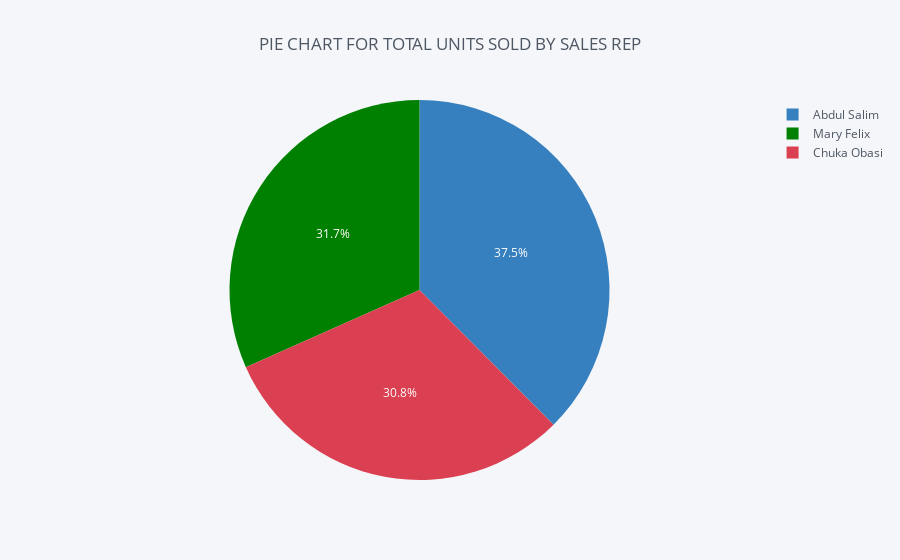

The code cell stored with this chart in its notebook:
### Code cell
sales.iplot(kind="pie", labels="SalesRep", values= "UnitsSold", colors = ["red", "green", "blue"],
title="PIE CHART FOR TOTAL UNITS SOLD BY SALES REP")

### Figure 1 — Plotly figure (JSON) as saved in the notebook; plotly's stock layout.template omitted (floating-point values rounded to 4 significant figures)
{"data": [{"labels": ["Chuka Obasi", "Mary Felix", "Abdul Salim", "Chuka Obasi", "Mary Felix", "Abdul Salim", "Mary Felix", "Abdul Salim", "Chuka Obasi", "Mary Felix", "Abdul Salim", "Abdul Salim", "Mary Felix", "Abdul Salim", "Mary Felix", "Abdul Salim", "Mary Felix", "Mary Felix", "Mary Felix", "Abdul Salim", "Abdul Salim", "Chuka Obasi", "Mary Felix", "Mary Felix", "Chuka Obasi", "Chuka Obasi", "Chuka Obasi", "Mary Felix", "Mary Felix", "Chuka Obasi", "Mary Felix", "Chuka Obasi", "Chuka Obasi", "Abdul Salim", "Mary Felix", "Abdul Salim", "Abdul Salim", "Mary Felix", "Mary Felix", "Abdul Salim", "Mary Felix", "Mary Felix", "Chuka Obasi", "Abdul Salim", "Mary Felix", "Chuka Obasi", "Abdul Salim", "Mary Felix", "Chuka Obasi", "Mary Felix", "Mary Felix", "Abdul Salim", "Mary Felix", "Chuka Obasi", "Mary Felix", "Chuka Obasi", "Abdul Salim", "Abdul Salim", "Abdul Salim", "Abdul Salim", "Abdul Salim", "Chuka Obasi", "Chuka Obasi", "Abdul Salim", "Mary Felix", "Mary Felix", "Chuka Obasi", "Mary Felix", "Abdul Salim", "Chuka Obasi", "Abdul Salim", "Chuka Obasi", "Chuka Obasi", "Chuka Obasi", "Abdul Salim", "Abdul Salim", "Abdul Salim", "Abdul Salim", "Abdul Salim", "Chuka Obasi", "Mary Felix", "Mary Felix", "Mary Felix", "Abdul Salim", "Mary Felix", "Mary Felix", "Abdul Salim", "Abdul Salim", "Mary Felix", "Mary Felix", "Chuka Obasi", "Abdul Salim", "Chuka Obasi", "Abdul Salim", "Abdul Salim", "Chuka Obasi", "Chuka Obasi", "Abdul Salim", "Abdul Salim", "Abdul Salim", "Abdul Salim", "Chuka Obasi", "Chuka Obasi", "Chuka Obasi", "Chuka Obasi", "Abdul Salim", "Mary Felix", "Mary Felix", "Chuka Obasi", "Mary Felix"], "marker": {"colors": ["rgba(219, 64, 82, 1.0)", "rgba(0, 128, 0, 1.0)", "rgba(55, 128, 191, 1.0)", "rgba(55, 128, 191, 0.9781818181818183)", "rgba(219, 64, 82, 0.9781818181818183)", "rgba(0, 128, 0, 0.9781818181818183)", "rgba(0, 128, 0, 0.9563636363636363)", "rgba(55, 128, 191, 0.9563636363636363)", "rgba(219, 64, 82, 0.9563636363636363)", "rgba(219, 64, 82, 0.9345454545454546)", "rgba(0, 128, 0, 0.9345454545454546)", "rgba(55, 128, 191, 0.9345454545454546)", "rgba(55, 128, 191, 0.9127272727272726)", "rgba(219, 64, 82, 0.9127272727272726)", "rgba(0, 128, 0, 0.9127272727272726)", "rgba(0, 128, 0, 0.8909090909090909)", "rgba(55, 128, 191, 0.8909090909090909)", "rgba(219, 64, 82, 0.8909090909090909)", "rgba(219, 64, 82, 0.8690909090909091)", "rgba(0, 128, 0, 0.8690909090909091)", "rgba(55, 128, 191, 0.8690909090909091)", "rgba(55, 128, 191, 0.8472727272727272)", "rgba(219, 64, 82, 0.8472727272727272)", "rgba(0, 128, 0, 0.8472727272727272)", "rgba(0, 128, 0, 0.8254545454545454)", "rgba(55, 128, 191, 0.8254545454545454)", "rgba(219, 64, 82, 0.8254545454545454)", "rgba(219, 64, 82, 0.8036363636363637)", "rgba(0, 128, 0, 0.8036363636363637)", "rgba(55, 128, 191, 0.8036363636363637)", "rgba(55, 128, 191, 0.7818181818181817)", "rgba(219, 64, 82, 0.7818181818181817)", "rgba(0, 128, 0, 0.7818181818181817)", "rgba(0, 128, 0, 0.76)", "rgba(55, 128, 191, 0.76)", "rgba(219, 64, 82, 0.76)", "rgba(219, 64, 82, 0.738181818181818)", "rgba(0, 128, 0, 0.738181818181818)", "rgba(55, 128, 191, 0.738181818181818)", "rgba(55, 128, 191, 0.7163636363636363)", "rgba(219, 64, 82, 0.7163636363636363)", "rgba(0, 128, 0, 0.7163636363636363)", "rgba(0, 128, 0, 0.6945454545454546)", "rgba(55, 128, 191, 0.6945454545454546)", "rgba(219, 64, 82, 0.6945454545454546)", "rgba(219, 64, 82, 0.6727272727272726)", "rgba(0, 128, 0, 0.6727272727272726)", "rgba(55, 128, 191, 0.6727272727272726)", "rgba(55, 128, 191, 0.6509090909090909)", "rgba(219, 64, 82, 0.6509090909090909)", "rgba(0, 128, 0, 0.6509090909090909)", "rgba(0, 128, 0, 0.6290909090909089)", "rgba(55, 128, 191, 0.6290909090909089)", "rgba(219, 64, 82, 0.6290909090909089)", "rgba(219, 64, 82, 0.6072727272727272)", "rgba(0, 128, 0, 0.6072727272727272)", "rgba(55, 128, 191, 0.6072727272727272)", "rgba(55, 128, 191, 0.5854545454545454)", "rgba(219, 64, 82, 0.5854545454545454)", "rgba(0, 128, 0, 0.5854545454545454)", "rgba(0, 128, 0, 0.5636363636363635)", "rgba(55, 128, 191, 0.5636363636363635)", "rgba(219, 64, 82, 0.5636363636363635)", "rgba(219, 64, 82, 0.5418181818181818)", "rgba(0, 128, 0, 0.5418181818181818)", "rgba(55, 128, 191, 0.5418181818181818)", "rgba(55, 128, 191, 0.52)", "rgba(219, 64, 82, 0.52)", "rgba(0, 128, 0, 0.52)", "rgba(0, 128, 0, 0.4981818181818181)", "rgba(55, 128, 191, 0.4981818181818181)", "rgba(219, 64, 82, 0.4981818181818181)", "rgba(219, 64, 82, 0.4763636363636364)", "rgba(0, 128, 0, 0.4763636363636364)", "rgba(55, 128, 191, 0.4763636363636364)", "rgba(55, 128, 191, 0.4545454545454544)", "rgba(219, 64, 82, 0.4545454545454544)", "rgba(0, 128, 0, 0.4545454545454544)", "rgba(0, 128, 0, 0.4327272727272727)", "rgba(55, 128, 191, 0.4327272727272727)", "rgba(219, 64, 82, 0.4327272727272727)", "rgba(219, 64, 82, 0.41090909090909095)", "rgba(0, 128, 0, 0.41090909090909095)", "rgba(55, 128, 191, 0.41090909090909095)", "rgba(55, 128, 191, 0.389090909090909)", "rgba(219, 64, 82, 0.389090909090909)", "rgba(0, 128, 0, 0.389090909090909)", "rgba(0, 128, 0, 0.36727272727272725)", "rgba(55, 128, 191, 0.36727272727272725)", "rgba(219, 64, 82, 0.36727272727272725)", "rgba(219, 64, 82, 0.3454545454545455)", "rgba(0, 128, 0, 0.3454545454545455)", "rgba(55, 128, 191, 0.3454545454545455)", "rgba(55, 128, 191, 0.32363636363636356)", "rgba(219, 64, 82, 0.32363636363636356)", "rgba(0, 128, 0, 0.32363636363636356)", "rgba(0, 128, 0, 0.3018181818181818)", "rgba(55, 128, 191, 0.3018181818181818)", "rgba(219, 64, 82, 0.3018181818181818)", "rgba(219, 64, 82, 0.27999999999999986)", "rgba(0, 128, 0, 0.27999999999999986)", "rgba(55, 128, 191, 0.27999999999999986)", "rgba(55, 128, 191, 0.2581818181818181)", "rgba(219, 64, 82, 0.2581818181818181)", "rgba(0, 128, 0, 0.2581818181818181)", "rgba(0, 128, 0, 0.2363636363636364)", "rgba(55, 128, 191, 0.2363636363636364)", "rgba(219, 64, 82, 0.2363636363636364)", "rgba(219, 64, 82, 0.21454545454545443)", "rgba(0, 128, 0, 0.21454545454545443)"]}, "name": "", "type": "pie", "values": [2, 1, 4, 1, 2, 5, 1, 3, 6, 2, 3, 3, 2, 2, 1, 5, 3, 4, 2, 1, 2, 2, 2, 4, 3, 2, 2, 4, 3, 2, 4, 2, 3, 4, 2, 1, 6, 5, 5, 3, 4, 2, 5, 5, 2, 6, 6, 4, 2, 4, 5, 3, 1, 6, 3, 2, 2, 2, 5, 3, 4, 5, 6, 4, 1, 2, 2, 2, 2, 6, 4, 5, 4, 4, 4, 1, 4, 5, 1, 5, 3, 6, 5, 1, 5, 5, 1, 2, 4, 3, 6, 6, 1, 3, 6, 2, 2, 4, 6, 3, 3, 4, 5, 2, 3, 2, 2, 1, 2, 2]}], "layout": {"autosize": true, "legend": {"bgcolor": "#F5F6F9", "font": {"color": "#4D5663"}}, "paper_bgcolor": "#F5F6F9", "plot_bgcolor": "#F5F6F9", "title": {"font": {"color": "#4D5663"}, "text": "PIE CHART FOR TOTAL UNITS SOLD BY SALES REP"}}}
